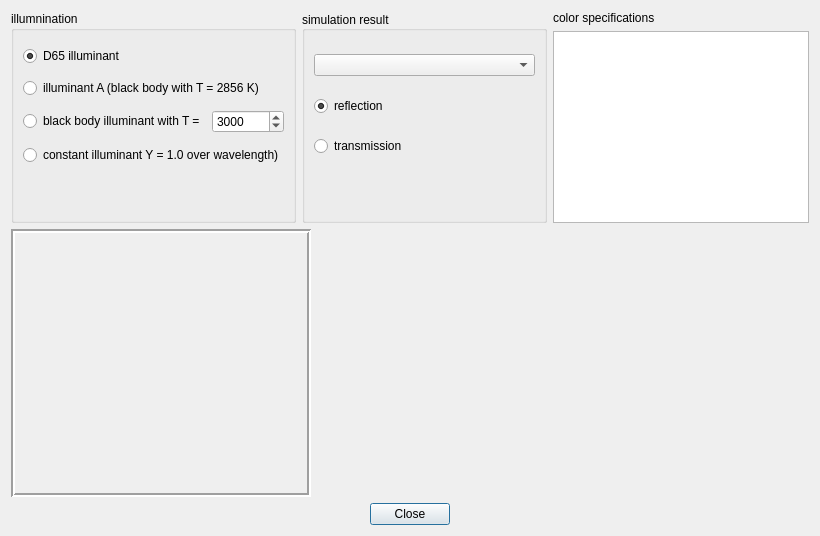
<?xml version="1.0" encoding="UTF-8"?>
<ui version="4.0">
 <class>Dialog</class>
 <widget class="QDialog" name="Dialog">
  <property name="geometry">
   <rect>
    <x>0</x>
    <y>0</y>
    <width>820</width>
    <height>536</height>
   </rect>
  </property>
  <property name="windowTitle">
   <string>Color inspection</string>
  </property>
  <layout class="QVBoxLayout" name="verticalLayout_3">
   <item>
    <layout class="QHBoxLayout" name="horizontalLayout_2">
     <item>
      <widget class="QGroupBox" name="groupBox">
       <property name="sizePolicy">
        <sizepolicy hsizetype="Preferred" vsizetype="Minimum">
         <horstretch>0</horstretch>
         <verstretch>0</verstretch>
        </sizepolicy>
       </property>
       <property name="title">
        <string>illumnination</string>
       </property>
       <layout class="QVBoxLayout" name="verticalLayout">
        <item>
         <widget class="QRadioButton" name="illD65_RB">
          <property name="text">
           <string>D65 illuminant</string>
          </property>
          <property name="checked">
           <bool>true</bool>
          </property>
         </widget>
        </item>
        <item>
         <widget class="QRadioButton" name="illA_RB">
          <property name="text">
           <string>illuminant A (black body with T = 2856 K)</string>
          </property>
         </widget>
        </item>
        <item>
         <layout class="QHBoxLayout" name="horizontalLayout">
          <property name="spacing">
           <number>0</number>
          </property>
          <item>
           <widget class="QRadioButton" name="illBB_RB">
            <property name="text">
             <string>black body illuminant with T =  </string>
            </property>
           </widget>
          </item>
          <item>
           <widget class="QSpinBox" name="tempSB">
            <property name="maximum">
             <number>999999</number>
            </property>
            <property name="singleStep">
             <number>1</number>
            </property>
            <property name="value">
             <number>3000</number>
            </property>
           </widget>
          </item>
         </layout>
        </item>
        <item>
         <widget class="QRadioButton" name="illConst_RB">
          <property name="text">
           <string>constant illuminant Y = 1.0 over wavelength)</string>
          </property>
         </widget>
        </item>
        <item>
         <spacer name="verticalSpacer_2">
          <property name="orientation">
           <enum>Qt::Vertical</enum>
          </property>
          <property name="sizeType">
           <enum>QSizePolicy::Minimum</enum>
          </property>
          <property name="sizeHint" stdset="0">
           <size>
            <width>20</width>
            <height>40</height>
           </size>
          </property>
         </spacer>
        </item>
       </layout>
      </widget>
     </item>
     <item>
      <widget class="QGroupBox" name="groupBox_2">
       <property name="sizePolicy">
        <sizepolicy hsizetype="Preferred" vsizetype="Preferred">
         <horstretch>0</horstretch>
         <verstretch>0</verstretch>
        </sizepolicy>
       </property>
       <property name="title">
        <string>simulation result</string>
       </property>
       <property name="alignment">
        <set>Qt::AlignLeading|Qt::AlignLeft|Qt::AlignVCenter</set>
       </property>
       <layout class="QVBoxLayout" name="verticalLayout_4">
        <item>
         <widget class="QComboBox" name="resultsCB">
          <property name="sizePolicy">
           <sizepolicy hsizetype="Preferred" vsizetype="Fixed">
            <horstretch>0</horstretch>
            <verstretch>0</verstretch>
           </sizepolicy>
          </property>
          <property name="minimumSize">
           <size>
            <width>100</width>
            <height>0</height>
           </size>
          </property>
         </widget>
        </item>
        <item>
         <widget class="QRadioButton" name="sourceReflection">
          <property name="text">
           <string>reflection</string>
          </property>
          <property name="checked">
           <bool>true</bool>
          </property>
         </widget>
        </item>
        <item>
         <widget class="QRadioButton" name="sourceTransmission">
          <property name="text">
           <string>transmission</string>
          </property>
         </widget>
        </item>
        <item>
         <spacer name="verticalSpacer">
          <property name="orientation">
           <enum>Qt::Vertical</enum>
          </property>
          <property name="sizeType">
           <enum>QSizePolicy::Minimum</enum>
          </property>
          <property name="sizeHint" stdset="0">
           <size>
            <width>20</width>
            <height>40</height>
           </size>
          </property>
         </spacer>
        </item>
       </layout>
      </widget>
     </item>
     <item>
      <layout class="QVBoxLayout" name="verticalLayout_2">
       <item>
        <widget class="QLabel" name="label">
         <property name="sizePolicy">
          <sizepolicy hsizetype="Preferred" vsizetype="Fixed">
           <horstretch>0</horstretch>
           <verstretch>0</verstretch>
          </sizepolicy>
         </property>
         <property name="text">
          <string>color specifications</string>
         </property>
        </widget>
       </item>
       <item>
        <widget class="QTextEdit" name="colorSpecsTE">
         <property name="sizePolicy">
          <sizepolicy hsizetype="Preferred" vsizetype="Minimum">
           <horstretch>0</horstretch>
           <verstretch>0</verstretch>
          </sizepolicy>
         </property>
         <property name="autoFormatting">
          <set>QTextEdit::AutoNone</set>
         </property>
         <property name="readOnly">
          <bool>true</bool>
         </property>
        </widget>
       </item>
      </layout>
     </item>
    </layout>
   </item>
   <item>
    <layout class="QHBoxLayout" name="horizontalLayout_3">
     <item>
      <widget class="QFrame" name="colorFrame">
       <property name="sizePolicy">
        <sizepolicy hsizetype="Preferred" vsizetype="Expanding">
         <horstretch>0</horstretch>
         <verstretch>0</verstretch>
        </sizepolicy>
       </property>
       <property name="minimumSize">
        <size>
         <width>300</width>
         <height>100</height>
        </size>
       </property>
       <property name="frameShape">
        <enum>QFrame::Box</enum>
       </property>
       <property name="frameShadow">
        <enum>QFrame::Sunken</enum>
       </property>
       <property name="lineWidth">
        <number>2</number>
       </property>
      </widget>
     </item>
     <item>
      <widget class="MplWidgetSimple" name="spectrumPlot" native="true">
       <property name="sizePolicy">
        <sizepolicy hsizetype="Expanding" vsizetype="Expanding">
         <horstretch>0</horstretch>
         <verstretch>0</verstretch>
        </sizepolicy>
       </property>
       <property name="minimumSize">
        <size>
         <width>100</width>
         <height>100</height>
        </size>
       </property>
      </widget>
     </item>
    </layout>
   </item>
   <item>
    <widget class="QDialogButtonBox" name="buttonBox">
     <property name="orientation">
      <enum>Qt::Horizontal</enum>
     </property>
     <property name="standardButtons">
      <set>QDialogButtonBox::Close</set>
     </property>
     <property name="centerButtons">
      <bool>true</bool>
     </property>
    </widget>
   </item>
  </layout>
 </widget>
 <customwidgets>
  <customwidget>
   <class>MplWidgetSimple</class>
   <extends>QWidget</extends>
   <header>ui.mplwidgetsimple</header>
   <container>1</container>
  </customwidget>
 </customwidgets>
 <resources/>
 <connections>
  <connection>
   <sender>buttonBox</sender>
   <signal>accepted()</signal>
   <receiver>Dialog</receiver>
   <slot>accept()</slot>
   <hints>
    <hint type="sourcelabel">
     <x>248</x>
     <y>254</y>
    </hint>
    <hint type="destinationlabel">
     <x>157</x>
     <y>274</y>
    </hint>
   </hints>
  </connection>
  <connection>
   <sender>buttonBox</sender>
   <signal>rejected()</signal>
   <receiver>Dialog</receiver>
   <slot>reject()</slot>
   <hints>
    <hint type="sourcelabel">
     <x>316</x>
     <y>260</y>
    </hint>
    <hint type="destinationlabel">
     <x>286</x>
     <y>274</y>
    </hint>
   </hints>
  </connection>
 </connections>
</ui>
